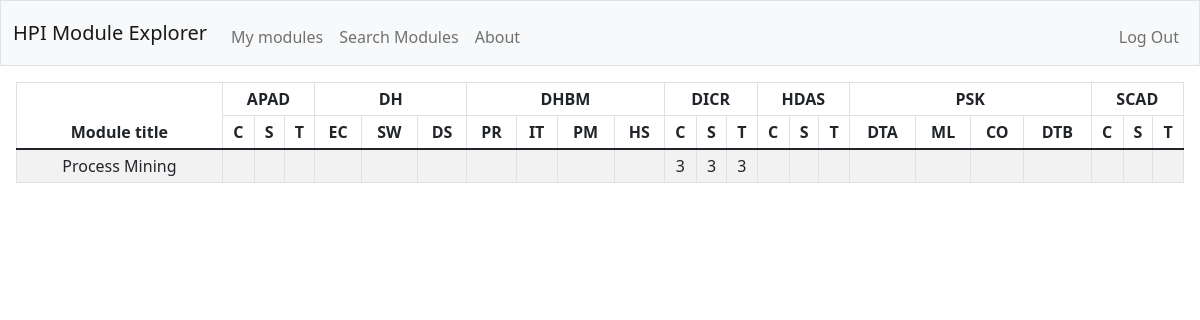
/ (signed in), run on the app's committed database.
### tables this page shows
CREATE TABLE modules (
    url_trimmed PRIMARY KEY,
    full_url TEXT NOT NULL,
    website TEXT,
    title TEXT NOT NULL,
    credits INTEGER NOT NULL,
    evap_grade INTEGER NOT NULL,
    evap_semester INTEGER NOT NULL,
    module_description TEXT,
    lecturers TEXT
);

### app.py (the view)
@app.route("/", methods=["GET"])
@login_required
def my_modules():
    module_submodule_combinations = db.execute(
        """
        SELECT
            module_group,
            GROUP_CONCAT(DISTINCT module_group || '-' || submodule_group) AS module_group_subgroup_combinations,
            COUNT(DISTINCT module_group || '-' || submodule_group) AS colspan
        FROM
            course_modules
        WHERE
            course_abbreviation = 'dh_master'
        GROUP BY
            module_group;
        """)
    module_colspan = {row.get("module_group"): row.get("colspan") for row in module_submodule_combinations}
    subheader = [item for row in module_submodule_combinations for item in row.get("module_group_subgroup_combinations").split(",")]
    modules_taken = db.execute("""SELECT modules.title, modules.url_trimmed, modules.credits, GROUP_CONCAT(course_modules.module_group || '-' || course_modules.submodule_group) as module_group_subgroup_combinations
                     FROM modules
                     JOIN user_modules ON modules.url_trimmed = user_modules.url_trimmed
                     JOIN course_modules ON modules.url_trimmed = course_modules.url_trimmed
                     WHERE user_modules.user_id = ?
                     AND course_modules.course_abbreviation = 'dh_master'
                     GROUP BY modules.url_trimmed;""", session["user_id"])
    table_rows = []
    for module_taken in modules_taken:
        credit_cells = ["" for _ in range(len(subheader))]
        module_title = module_taken.get("title")
        module_link = "module/" + module_taken.get("url_trimmed")
        for module_group_subgroup_combination in module_taken.get("module_group_subgroup_combinations").split(","):
            credit_cells[subheader.index(module_group_subgroup_combination)] = module_taken.get("credits") or "X"
        table_rows.append((module_title, module_link, credit_cells))
    return render_template("my_modules.html", module_colspan=module_colspan, subheader=subheader, table_rows=table_rows)

### app.py (called while the page is built)
@app.after_request
def after_request(response):
    response.headers["Cache-Control"] = "no-cache, no-store, must-revalidate"
    response.headers["Expires"] = 0
    response.headers["Pragma"] = "no-cache"
    return response

### helpers.py (called while the page is built)
def login_required(f):
    @wraps(f)
    def decorated_function(*args, **kwargs):
        if session.get("user_id") is None:
            return redirect("/login")
        return f(*args, **kwargs)
    return decorated_function

### templates/my_modules.html (shortened to what this page needs)
{% extends "layout.html" %}
{% block main %}
<div class="table-responsive">
  <table class="table table-striped table-bordered table-hover table-sm text-center align-middle">
    <thead class="thead-dark">
      <tr>
        <th scope="col" rowspan="2">Module title</th>
        {% for header_title, _colspan in module_colspan.items() %}
          <th scope="col" colspan="{{ _colspan }}">{{ header_title }}</th>
        {% endfor %}
      </tr>
      <tr>
        {% for _subheader in subheader %}
          <th>{{ _subheader.split("-")[1] }}</th>
        {% endfor %}
      </tr>
    </thead>
    <tbody>
      {% for (course_title, course_link, credit_cells) in table_rows %}
        <tr>
          <td><a href="{{ course_link }}" style="text-decoration: none; color: inherit;">{{ course_title }}</a></td>
          {% for credit_cell in credit_cells %}
            <td>{{ credit_cell }}</td>
          {% endfor %}
        </tr>
      {% endfor %}
    </tbody>
  </table>
</div>
{% endblock %}

### data on the page
modules: title "Process Mining", credit_cells "3" "3" "3"

### other printed values
{{ header_title }} "APAD" "DH" "DHBM" "DICR" "HDAS" "PSK" "SCAD"
{{ _subheader.split("-")[1] }} "C" "S" "T" "EC" "SW" "DS" "PR" "IT" "PM" "HS" "C" "S" "T" "C" "S" "T" "DTA" "ML" "CO" "DTB" "C" "S" "T"
